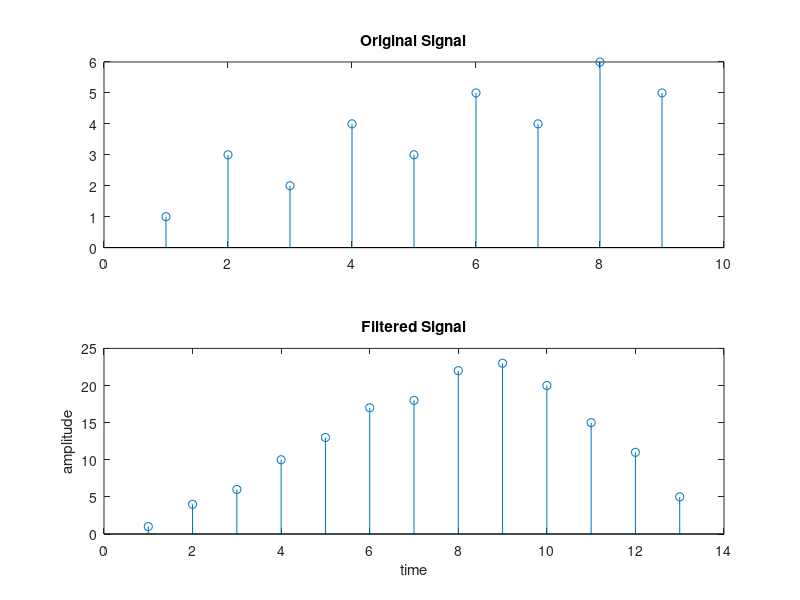

The MATLAB script that drew this image:


signal = [1,3,2,4,3,5,4,6,5];

disp("1. Recursive order 2");
disp("2. FIR");
disp("3. IIR");
disp("4. Butterworth");
disp("5. Convolution");
userInput = input('Enter a number: ', 's');

if userInput == '1'
    % Recursive Order 2 
    b0 = 0.1;
    p1 = 0.8;
    p2 = 0.2; 
    
    yyy_rec = zeros(1, length(signal));
    yyy_rec(1) = b0*signal(1);
    yyy_rec(2) = b0 * signal(2) + p1 * yyy_rec(1);
    
    for ii = 3:length(signal)
        yyy_rec(ii) = b0 * signal(ii) + p1 * yyy_rec(ii-1) + p2 * yyy_rec(ii-2);
    end
    
    figure;
    subplot(2,1,1);
    stem(signal);
    title('Original Signal');
    
    subplot(2,1,2);
    stem(yyy_rec);
    title('Filtered Signal');
    xlabel('time');
    ylabel('amplitude');

elseif userInput == '2'
    % FIR
    a1 = 0.2;
    a2 = 0.2;
    a3 = 0.2;
    
    x_lpf = zeros(size(signal));
    x_lpf(1) = a1 * signal(1);
    x_lpf(2) = a1 * signal(2) + a2 * signal(1);
    
    for ii = 3:length(signal)
        x_lpf(ii) = a1 * signal(ii) + a2 * signal(ii-1) + a3 * signal(ii-2);
    end
    
    figure;
    subplot(2,1,1);
    stem(signal);
    title('Original Signal');
    
    subplot(2,1,2);
    stem(x_lpf, 'r');
    title('Filtered Signal');
    xlabel('time');
    ylabel('amplitude');

elseif userInput == '3'
    % IIR
    a1 = 0.96906992;
    b0 = 0.01546504;
    b1 = 0.01546504;
    yy_filtered = zeros(size(signal));
    yy_filtered(1) = b0 * signal(1);
    yy_filtered(2) = b0 * signal(2) + b1 * signal(1);
    
    for ii = 3:length(signal)
        yy_filtered(ii) = a1 * yy_filtered(ii - 1) + b0 * signal(ii) + b1 * signal(ii - 1);
    end
    
    figure;
    subplot(2,1,1)
    stem(signal);
    title('Original Signal');
    subplot(2,1,2)
    stem(yy_filtered);
    xlabel('time');
    ylabel('amplitude');
    title('IIR Filtered Signal');

elseif userInput == '4'
    % Butterworth
    p1 = 0.7;
    c1 = -0.75; 
    
    yyy_rec = zeros(1, length(signal));
    yyy_rec(1) = signal(1);
    
    for ii = 2:length(signal)
        yyy_rec(ii) = signal(ii) + p1 * yyy_rec(ii-1);
        yyy_lpf(ii) = c1 * (yyy_rec(ii)) + signal(ii);
    end
    
    figure;
    subplot(2,1,1);
    stem(signal);
    title('Original Signal');
    
    subplot(2,1,2);
    stem(yyy_lpf);
    title('Filtered Signal');
    xlabel('time');
    ylabel('amplitude');
elseif userInput == '5'
    h = ones(1,5);
    
    yyy_conv = conv(signal,h);

    figure;
    subplot(2,1,1);
    stem(signal);
    title('Original Signal');
    
    subplot(2,1,2);
    stem(yyy_conv);
    title('Filtered Signal');
    xlabel('time');
    ylabel('amplitude');
else
    disp("Number not valid");
end
